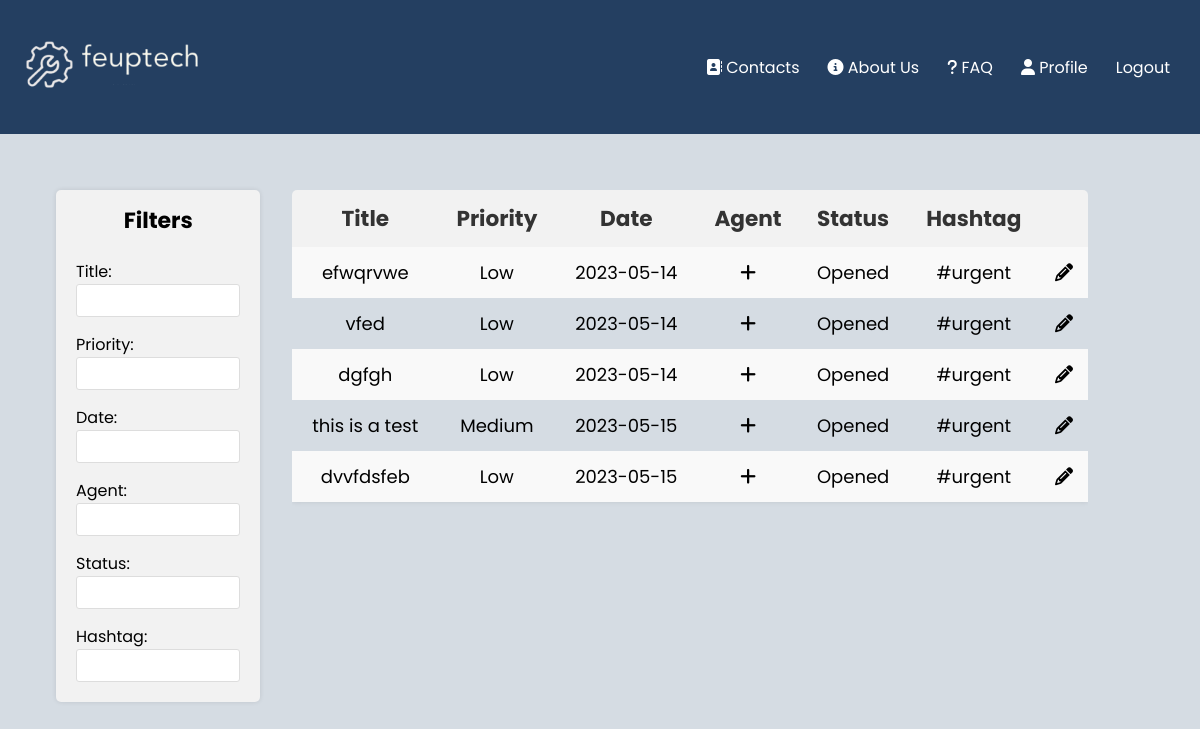
The page /pages/tickets_all.php?department=Finance (signed in) on the database as committed earlier.
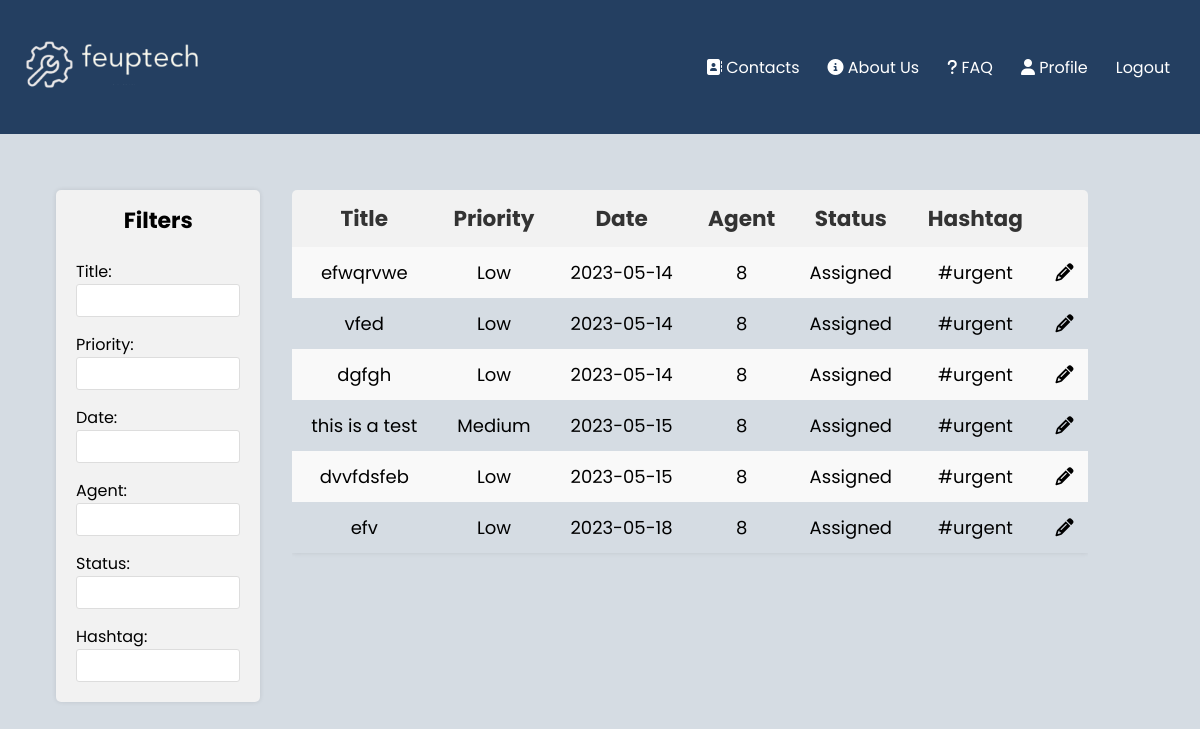
The same page on the database as committed later.
### tables this page shows
CREATE TABLE tickets(

    idTicket integer primary key AUTOINCREMENT,
    title text NOT NULL,
    description text,
    status text references Status(title),
    idAgent text references Agents(idAgent),
    idClient text references Clients(idClient),
    department text references department(title),
    priority text,
    hashtag text,
    date datetime
);

### pages/tickets_all.php (called while the page is built, shortened)
<?php
    require_once(__DIR__ . '/../database/connection.db.php');
    include '../database/ticket.class.php';
    include '../database/user.class.php';
    include '../utils/session.php';
    include '../templates/tickets.tpl.php';
    include '../templates/tickets_all.tpl.php';
    $session = new Session();
    $db = getDatabaseConnection();
    $user = User::getUserWithId($db, $session->getID());
    $tickets = $user->getAllTicketsWithDepartment($db, $_GET['department']);
    drawTicketsHeader($session);
    drawTicketsAll($db, $tickets);
?>

### utils/session.php (called while the page is built, shortened)
<?php
class Session{
      public function isLoggedIn() : bool {
        return isset($_SESSION['id']);
      }
      public function getID() : ?int {
        return isset($_SESSION['id']) ? $_SESSION['id'] : null;
      }
}
?>

### database/ticket.class.php (called while the page is built, shortened)
<?php
     class Ticket{
        public string $title;
        public string $priority;
        public function __construct(int $idTicket, string $title, string $status,
          string $description, string $department, string $priority, string $date, string $idClient, int $idAgent){
            $this->idTicket = $idTicket;
            $this->title = $title;
            $this->status = $status;
            $this->priority = $priority;
            $this->date = $date;
            $this->idAgent = $idAgent;
        }
        public function getTitle(){
            return $this->title;
        }
        public function getPriority(){
            return $this->priority;
        }
    }
?>

### database/user.class.php (called while the page is built, shortened)
<?php
     class User{
        static function getUserWithID(PDO $db, int $id) : ?User {
            $stmt = $db->prepare('
                SELECT u.idUser, u.email, u.name, u.username
                FROM users u JOIN admins a ON u.idUser = a.idAdmin
                WHERE u.idUser = ?');
            $stmt->execute(array($id));
            $row = $stmt->fetch(PDO::FETCH_ASSOC);
            if ($row !== false) {
                return new Admin($row['idUser'], $row['email'], $row['name'], $row['username']);
            }
            return null;
            }
     }
     class Admin extends User{
        function getAllTicketsWithDepartment($db, $department){
            $stmt = $db->prepare('SELECT idTicket, date, status, title, description, department, priority, idClient, idAgent FROM tickets WHERE department = ?');
            $stmt->execute([$department]);
            $ticketRows = $stmt->fetchAll(PDO::FETCH_ASSOC);
            $tickets = [];
            foreach ($ticketRows as $row) {
                $ticket = new Ticket(
                    $row['idTicket'],
                    $row['title'],
                    $row['status'],
                    $row['description'],
                    $row['department'],
                    $row['priority'],
                    $row['date'],
                    $row['idClient'],
                    intval($row['idAgent'])
                );
                array_push($tickets, $ticket);
            }
            return $tickets;
        }
     }
?>

### templates/tickets_all.tpl.php (the view, shortened to what this page needs)
<?php function drawTicketsAll($db, $tickets) { ?>
    <main class="tab">
                <section class="sidebar">
                    <h3>Filters</h3>
                    <label for="titleFilter">Title:</label>
                    <input type="text" id="titleFilter">
                    <br>
                    <label for="priorityFilter">Priority:</label>
                    <input type="text" id="priorityFilter">
                    <br>
                    <label for="dateFilter">Date:</label>
                    <input type="text" id="dateFilter">
                    <br>
                    <label for="agentFilter">Agent:</label>
                    <input type="text" id="agentFilter">
                    <br>
                    <label for="statusFilter">Status:</label>
                    <input type="text" id="statusFilter">
                    <br>
                    <label for="hashtagFilter">Hashtag:</label>
                    <input type="text" id="hashtagFilter">
                </section>
            <section class="table-container">
                <table id="filter">
                        <th>Title</th>
                        <th>Priority</th>
                        <th>Date</th>
                        <th>Agent</th>
                        <th>Status</th>
                        <th>Hashtag</th>
                        <th></th>
                    <?php
                        foreach($tickets as $ticket)
                            drawTicketAll($db, $ticket);
                    ?>
                </table>
            </section>
        </main>
    </body>
</html>
<?php } ?>
<?php function drawTicketAll($db,$ticket) { ?>
    <tr>
        <td><a href="../pages/ticket_detail.php?ticket=<?php echo urlencode($ticket->idTicket) ?>"><?php echo $ticket->getTitle() ?></a></td>
        <td><?php echo $ticket->getPriority() ?></td>
        <td><?php echo $ticket->date ?></td>
        <td>
            <?php
                if ($ticket->status == "Opened" ){
                    echo "<i class=\"fa-solid fa-plus\"></i>";
                }
                else{
                    echo $ticket->idAgent;
                }
            ?>
        </td>
        <td><?php echo $ticket->status ?></td>
        <td>#urgent</td>
        <td><i class="fa-solid fa-pencil"></i></td>
    </tr>
<?php } ?>

### templates/tickets.tpl.php (shortened to what this page needs)
<?php function drawTicketsHeader($session, $css = "") { ?>
    <!DOCTYPE html>
    <html lang = "en-Us">
    <head>
        <link href="../css/navLogin_style.css" rel="stylesheet">
        <link href="../css/tickets_style.css" rel="stylesheet">
        <link href="../css/newTicket.css" rel="stylesheet">
        <link href="../css/tickets_all.css" rel="stylesheet">
        <link href="../css/assign_style.css" rel="stylesheet">
    </head>
    <body>
        <nav>
        <a href = "../pages"><img src ="../images/logo.png"></a>
        <ul class = "navigation">
                <li class = "nav_elem"><a href = "../pages/contacts.php"><i class="fa-solid fa-address-book"></i> Contacts</a></li>
                <li class = "nav_elem"><a href = "../pages/about_us.php"><i class="fas fa-circle-info"></i> About Us</a></li>
                <li class = "nav_elem"><a href = "../pages/faq.php"><i class="fa-solid fa-question"></i> FAQ</a></li>
                <?php
                if (!$session->isLoggedIn()){
                    echo "<li class = \"nav-elem\"><a href=\"../pages/register.php\">Register</a></li>";
                    echo "<li class = \"nav-elem\"><a href=\"../pages/login.php\">Login</a></li>";
                }
                else{
                    echo "<li class = \"nav-elem\"><a href =\"../pages/profile.php\"><i class=\"fa-solid fa-user\"></i> Profile</a></li>";
                    echo "<form action=\"../actions/action_logout.php\" method=\"post\" class=\"logout\"><a href = \"#\" type=\"submit\" onclick=\"this.parentNode.submit(); return false;\">Logout</a></form>";
                }
                ?>
            </ul>
        </nav>
<?php } ?>

### css/navLogin_style.css (style rules this page uses)
.navigation { display: flex; justify-content: flex-end; padding: 14px 16px; }
nav a { text-decoration: none; color: white; padding: 14px; }
li { list-style: none; }
nav { background-color: #243f61; background-size: cover; background-position: center; text-align: center; font-family: 'Poppins'; margin: -8px; display: grid; grid-template-columns: auto 1fr; column-gap: 2em; align-items: center; }
nav img { width: 100%; max-width: 200px; justify-self: start; }

### css/tickets_style.css (style rules this page uses)
body { font-family: 'Poppins'; background-color: #D5DCE3; }

### css/tickets_all.css (style rules this page uses)
body { font-family: 'Poppins'; background-color: #D5DCE3 }
.tab { display: grid; grid-template-columns: 18% 70%; column-gap: 2em; margin-left: 3em; }
.table-container { overflow-x: auto; margin-top: 4em; border-radius: 5px; }
table { width: 100%; white-space: nowrap; }
.sidebar { background-color: #f2f2f2; padding: 20px; border-radius: 5px; box-shadow: 0 0 5px rgba(0, 0, 0, 0.1); margin-bottom: 20px; margin-top: 4em; }
.sidebar h3 { font-size: 22px; margin-top: -6.5px; text-align: center; }
.sidebar label { display: block; margin-top: 15px; }
.sidebar input[type="text"] { width: 100%; padding: 8px; border: 1px solid #ddd; border-radius: 3px; box-sizing: border-box; }
table { border-collapse: collapse; box-shadow: 0 0 5px rgba(0, 0, 0, 0.1); font-size: 18px; }
table th, table td { padding: 12px; text-align: center; }
table th { background-color: #f2f2f2; font-weight: bold; color: #333; font-size: larger; }
table tr:nth-child(even) { background-color: #f9f9f9; }
table td a { text-decoration: none; color: black; }

Rows that differ between the two databases and show on the page:
changed tickets "efwqrvwe": idAgent (not shown) → "8"; status "Opened" → "Assigned"
changed tickets "vfed": idAgent (not shown) → "8"; status "Opened" → "Assigned"
changed tickets "dgfgh": idAgent (not shown) → "8"; status "Opened" → "Assigned"
changed tickets "this is a test": idAgent (not shown) → "8"; status "Opened" → "Assigned"
changed tickets "dvvfdsfeb": idAgent (not shown) → "8"; status "Opened" → "Assigned"
added tickets: title "efv", priority "Low", date "2023-05-18", idAgent "8", status "Assigned"
